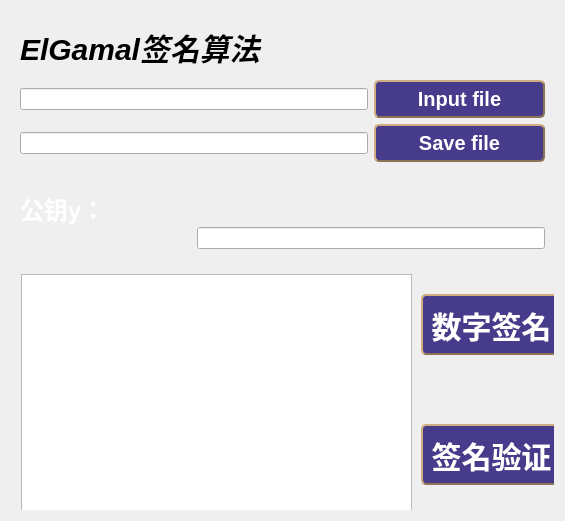
<?xml version="1.0" encoding="UTF-8"?>
<ui version="4.0">
 <class>ElGamal</class>
 <widget class="QWidget" name="ElGamal">
  <property name="geometry">
   <rect>
    <x>0</x>
    <y>0</y>
    <width>565</width>
    <height>521</height>
   </rect>
  </property>
  <property name="windowTitle">
   <string>Form</string>
  </property>
  <layout class="QGridLayout" name="gridLayout_2">
   <item row="0" column="0">
    <widget class="QWidget" name="widget" native="true">
     <layout class="QGridLayout" name="gridLayout">
      <item row="1" column="0" colspan="2">
       <widget class="QLineEdit" name="lineEdit"/>
      </item>
      <item row="2" column="0" colspan="2">
       <widget class="QLineEdit" name="lineEdit_2"/>
      </item>
      <item row="0" column="0" colspan="2">
       <widget class="QLabel" name="label">
        <property name="styleSheet">
         <string notr="true">QLabel{
font-family:&quot;Microsoft YaHei&quot;;
font-size:30px;
font-weight:bold;
color:black;
border:none;
font-style:italic;
}
</string>
        </property>
        <property name="text">
         <string>ElGamal签名算法</string>
        </property>
       </widget>
      </item>
      <item row="2" column="2">
       <widget class="QPushButton" name="pushButton_2">
        <property name="styleSheet">
         <string notr="true">QPushButton
{
background-color:#473C8B;
border-style:outset;
border-width:2px;
border-radius:5px;
border-color:#8B7355;
font:bold 14px;
min-width:2em;
color:white;
font-family:华文新魏;
padding:5px;
font-size:20px
}
QPushButton:Pressed
{
background-color:rgba(100,255,100,200);
border-color:rgba(255,255,255,30);
border-style:inset;
color:rgba(0,0,0,100);
}
QPushButton:hover
{
background-color:rgba(100,255,100,100);
border-color:rgba(255,255,255,200);
color:rgba(0,0,0,200);
}</string>
        </property>
        <property name="text">
         <string>Save file</string>
        </property>
       </widget>
      </item>
      <item row="1" column="2">
       <widget class="QPushButton" name="pushButton">
        <property name="styleSheet">
         <string notr="true">QPushButton
{
background-color:#473C8B;
border-style:outset;
border-width:2px;
border-radius:5px;
border-color:#8B7355;
font:bold 14px;
min-width:2em;
color:white;
font-family:华文新魏;
padding:5px;
font-size:20px
}
QPushButton:Pressed
{
background-color:rgba(100,255,100,200);
border-color:rgba(255,255,255,30);
border-style:inset;
color:rgba(0,0,0,100);
}
QPushButton:hover
{
background-color:rgba(100,255,100,100);
border-color:rgba(255,255,255,200);
color:rgba(0,0,0,200);
}</string>
        </property>
        <property name="text">
         <string>Input file</string>
        </property>
       </widget>
      </item>
      <item row="3" column="0" rowspan="2">
       <widget class="QLabel" name="label_2">
        <property name="styleSheet">
         <string notr="true">QLabel{
font-family:&quot;Microsoft YaHei&quot;;
font-size:24px;
font-weight:bold;
color:white;
border:none;
}

</string>
        </property>
        <property name="text">
         <string>公钥y：</string>
        </property>
       </widget>
      </item>
      <item row="4" column="1" colspan="2">
       <widget class="QLineEdit" name="lineEdit_3"/>
      </item>
     </layout>
    </widget>
   </item>
   <item row="1" column="0">
    <widget class="QWidget" name="widget_2" native="true">
     <widget class="QTextBrowser" name="textBrowser">
      <property name="geometry">
       <rect>
        <x>10</x>
        <y>10</y>
        <width>391</width>
        <height>251</height>
       </rect>
      </property>
     </widget>
     <widget class="QPushButton" name="pushButton_3">
      <property name="geometry">
       <rect>
        <x>410</x>
        <y>30</y>
        <width>141</width>
        <height>61</height>
       </rect>
      </property>
      <property name="styleSheet">
       <string notr="true">QPushButton
{
background-color:#473C8B;
border-style:outset;
border-width:2px;
border-radius:5px;
border-color:#8B7355;
font:bold 14px;
min-width:2em;
color:white;
font-family:华文新魏;
padding:5px;
font-size:30px
}
QPushButton:Pressed
{
background-color:rgba(100,255,100,200);
border-color:rgba(255,255,255,30);
border-style:inset;
color:rgba(0,0,0,100);
}
QPushButton:hover
{
background-color:rgba(100,255,100,100);
border-color:rgba(255,255,255,200);
color:rgba(0,0,0,200);
}</string>
      </property>
      <property name="text">
       <string>数字签名</string>
      </property>
     </widget>
     <widget class="QPushButton" name="pushButton_4">
      <property name="geometry">
       <rect>
        <x>410</x>
        <y>160</y>
        <width>141</width>
        <height>61</height>
       </rect>
      </property>
      <property name="styleSheet">
       <string notr="true">QPushButton
{
background-color:#473C8B;
border-style:outset;
border-width:2px;
border-radius:5px;
border-color:#8B7355;
font:bold 14px;
min-width:2em;
color:white;
font-family:华文新魏;
padding:5px;
font-size:30px
}
QPushButton:Pressed
{
background-color:rgba(100,255,100,200);
border-color:rgba(255,255,255,30);
border-style:inset;
color:rgba(0,0,0,100);
}
QPushButton:hover
{
background-color:rgba(100,255,100,100);
border-color:rgba(255,255,255,200);
color:rgba(0,0,0,200);
}</string>
      </property>
      <property name="text">
       <string>签名验证</string>
      </property>
     </widget>
    </widget>
   </item>
  </layout>
 </widget>
 <resources/>
 <connections/>
</ui>
